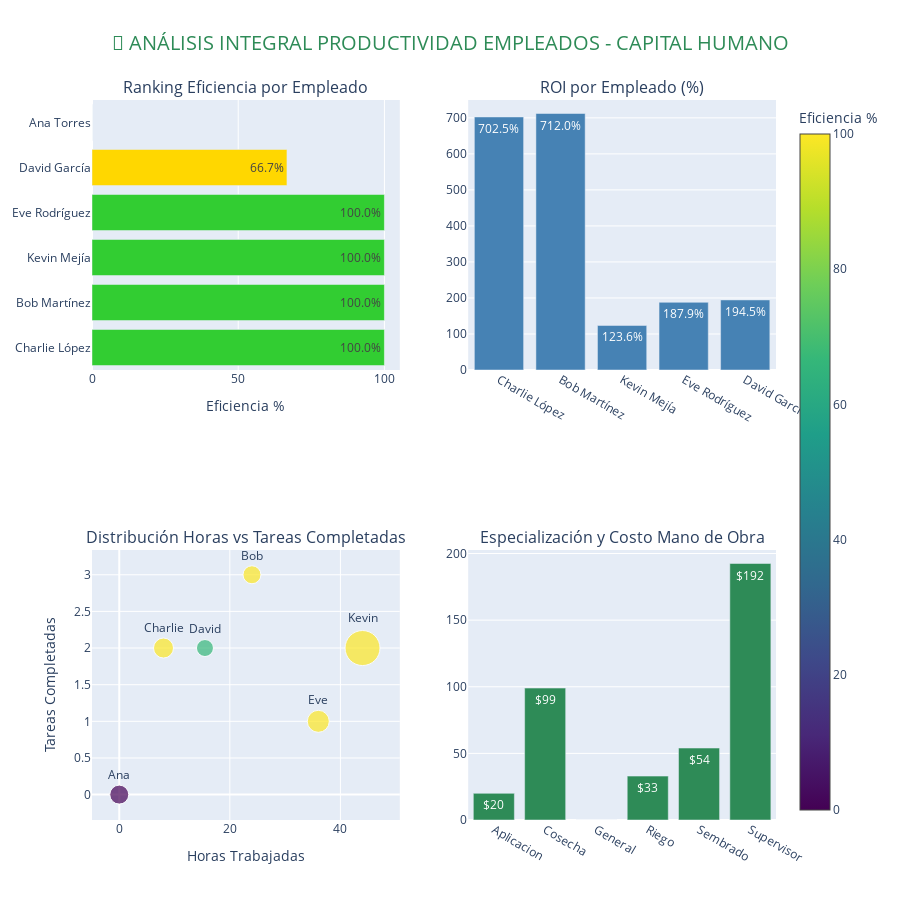

The code cell stored with this chart in its notebook:
### Markdown cell above
---

# 👥 3. PRODUCTIVIDAD POR EMPLEADOS <a id="productividad-empleados"></a>

## 🏆 **ANÁLISIS DE CAPITAL HUMANO Y PERFORMANCE**

### Ranking de eficiencia, especialización y retorno por empleado

### Code cell
# 👥 ANÁLISIS DETALLADO DE PRODUCTIVIDAD EMPLEADOS

import os
import pandas as pd
import numpy as np
import plotly.graph_objects as go
from plotly.subplots import make_subplots

# Paleta de colores
COLOR_PALETTE = {
    'primary': '#2E8B57',
    'secondary': '#CD853F',
    'accent': '#4682B4',
    'success': '#32CD32',
    'warning': '#FFD700',
    'danger': '#DC143C',
    'neutral': '#708090'
}

# CARGAR DATOS DE EMPLEADOS
csv_path = r"datos/productividad_empleados.csv"

if os.path.exists(csv_path):
    # Cargar CSV real
    df_empleados = pd.read_csv(csv_path)
    print(f"✅ Cargado {csv_path} ({len(df_empleados)} filas)")
    print(f"📋 Columnas disponibles: {list(df_empleados.columns)}")
else:
    # Crear datos sintéticos basados en tu CSV
    print("⚠️ Creando datos sintéticos...")
    df_empleados = pd.DataFrame({
        'cedula': ['0946195734', '0925738347', '0930492392', '0782415632', '0285038323', '0923456789'],
        'nombre': ['Charlie López', 'Bob Martínez', 'Kevin Mejía', 'Eve Rodríguez', 'David García', 'Ana Torres'],
        'especialidad': ['Aplicacion', 'Sembrado', 'Supervisor', 'Cosecha', 'Riego', 'General'],
        'salario_diario': [20.00, 18.00, 35.00, 22.00, 17.00, 19.00],
        'total_tareas_asignadas': [2, 3, 2, 1, 3, 1],
        'horas_totales_trabajadas': [8.00, 24.00, 44.00, 36.00, 15.50, 0.00],
        'promedio_horas_por_tarea': [4.00, 8.00, 22.00, 36.00, 5.17, 0.00],
        'tareas_completadas': [2, 3, 2, 1, 2, 0],
        'porcentaje_exito': [100.00, 100.00, 100.00, 100.00, 66.67, 0.00],
        'costo_total_generado': [160.50, 438.50, 430.50, 285.00, 97.00, 0.00],
        'costo_mano_obra': [20.00, 54.00, 192.50, 99.00, 32.94, 0.00],
        'roi_empleado_porcentaje': [702.50, 712.04, 123.64, 187.88, 194.50, np.nan],
        'ranking_eficiencia': [1, 2, 3, 4, 5, 6]
    })

# LIMPIAR Y PREPARAR DATOS
df_emp_clean = df_empleados.copy()

# Limpiar nombres de columnas y valores
df_emp_clean.columns = df_emp_clean.columns.str.strip()
if 'nombre' in df_emp_clean.columns:
    df_emp_clean['nombre'] = df_emp_clean['nombre'].astype(str).str.replace('"', '', regex=False)

# Verificar y asegurar columnas numéricas
required_cols = ['porcentaje_exito', 'costo_mano_obra', 'horas_totales_trabajadas', 
                'tareas_completadas', 'total_tareas_asignadas', 'salario_diario', 'ranking_eficiencia']

for col in required_cols:
    if col in df_emp_clean.columns:
        df_emp_clean[col] = pd.to_numeric(df_emp_clean[col], errors='coerce').fillna(0)
    else:
        print(f"⚠️ Columna {col} no encontrada, creando con valores por defecto")
        df_emp_clean[col] = 0

# Ordenar por ranking
df_emp_clean = df_emp_clean.sort_values('ranking_eficiencia', na_position='last')

print("✅ Datos preparados correctamente")
print(f"📊 Empleados procesados: {len(df_emp_clean)}")

# CREAR GRÁFICOS
fig = make_subplots(
    rows=2, cols=2,
    subplot_titles=(
        'Ranking Eficiencia por Empleado',
        'ROI por Empleado (%)',
        'Distribución Horas vs Tareas Completadas', 
        'Especialización y Costo Mano de Obra'
    ),
    specs=[[{"type": "bar"}, {"type": "bar"}],
           [{"type": "scatter"}, {"type": "bar"}]]
)

# Gráfico 1: Ranking eficiencia
colors_eficiencia = [COLOR_PALETTE['success'] if eff >= 90 else 
                    COLOR_PALETTE['warning'] if eff > 50 else COLOR_PALETTE['danger'] 
                    for eff in df_emp_clean['porcentaje_exito']]

fig.add_trace(
    go.Bar(
        y=df_emp_clean['nombre'],
        x=df_emp_clean['porcentaje_exito'],
        orientation='h',
        name='Eficiencia %',
        marker_color=colors_eficiencia,
        text=df_emp_clean['porcentaje_exito'].apply(lambda x: f'{x:.1f}%'),
        textposition='auto'
    ), row=1, col=1
)

# Gráfico 2: ROI por empleado
df_roi_valid = df_emp_clean.dropna(subset=['roi_empleado_porcentaje'])
if not df_roi_valid.empty:
    fig.add_trace(
        go.Bar(
            x=df_roi_valid['nombre'],
            y=df_roi_valid['roi_empleado_porcentaje'],
            name='ROI Empleado %',
            marker_color=COLOR_PALETTE['accent'],
            text=df_roi_valid['roi_empleado_porcentaje'].apply(lambda x: f'{x:.1f}%'),
            textposition='auto'
        ), row=1, col=2
    )
else:
    fig.add_trace(
        go.Scatter(
            x=['Sin datos'], y=[0],
            mode='text',
            text=['ROI no disponible'],
            textfont=dict(size=16),
            showlegend=False
        ), row=1, col=2
    )

# Gráfico 3: Scatter Horas vs Tareas
fig.add_trace(
    go.Scatter(
        x=df_emp_clean['horas_totales_trabajadas'],
        y=df_emp_clean['tareas_completadas'],
        mode='markers+text',
        name='Productividad',
        marker=dict(
            size=df_emp_clean['salario_diario'],
            color=df_emp_clean['porcentaje_exito'],
            colorscale='Viridis',
            showscale=True,
            colorbar=dict(title="Eficiencia %")
        ),
        text=df_emp_clean['nombre'].apply(lambda x: x.split()[0] if pd.notna(x) else 'N/A'),
        textposition='top center'
    ), row=2, col=1
)

# Gráfico 4: Especialización y costo
if 'especialidad' in df_emp_clean.columns:
    especialidades = df_emp_clean.groupby('especialidad').agg({
        'costo_mano_obra': 'sum',
        'nombre': 'count'
    }).rename(columns={'nombre': 'cantidad'})
    
    fig.add_trace(
        go.Bar(
            x=especialidades.index,
            y=especialidades['costo_mano_obra'],
            name='Costo por Especialidad',
            marker_color=COLOR_PALETTE['primary'],
            text=especialidades['costo_mano_obra'].apply(lambda x: f'${x:.0f}'),
            textposition='auto'
        ), row=2, col=2
    )

# Actualizar layout
fig.update_layout(
    title={
        'text': '👥 ANÁLISIS INTEGRAL PRODUCTIVIDAD EMPLEADOS - CAPITAL HUMANO',
        'x': 0.5,
        'font': {'size': 20, 'color': COLOR_PALETTE['primary']}
    },
    height=900,
    showlegend=False
)

fig.update_xaxes(title_text="Eficiencia %", row=1, col=1)
fig.update_xaxes(title_text="Horas Trabajadas", row=2, col=1)
fig.update_yaxes(title_text="Tareas Completadas", row=2, col=1)

fig.show()

# ANÁLISIS RESUMEN
if len(df_emp_clean) > 0:
    top_empleado = df_emp_clean.iloc[0]
    bottom_empleado = df_emp_clean.iloc[-1]
    
    print("\n🏆 ANÁLISIS CAPITAL HUMANO:")
    print(f"🥇 TOP PERFORMER: {top_empleado['nombre']} ({top_empleado.get('especialidad', 'N/A')})")
    print(f"   - Eficiencia: {top_empleado['porcentaje_exito']:.1f}%")
    print(f"   - Tareas completadas: {top_empleado['tareas_completadas']}/{top_empleado['total_tareas_asignadas']}")
    print(f"📉 OPORTUNIDAD MEJORA: {bottom_empleado['nombre']} ({bottom_empleado.get('especialidad', 'N/A')})")
    print(f"   - Eficiencia: {bottom_empleado['porcentaje_exito']:.1f}%")
    print(f"   - Horas trabajadas: {bottom_empleado['horas_totales_trabajadas']}")
    print(f"💰 COSTO TOTAL MANO DE OBRA: ${df_emp_clean['costo_mano_obra'].sum():.2f}")
else:
    print("⚠️ No hay datos de empleados para analizar")

### Figure 1 — Plotly figure (JSON) as saved in the notebook; plotly's stock layout.template omitted (floating-point values rounded to 4 significant figures)
{"data": [{"marker": {"color": ["#32CD32", "#32CD32", "#32CD32", "#32CD32", "#FFD700", "#DC143C"]}, "name": "Eficiencia %", "orientation": "h", "text": ["100.0%", "100.0%", "100.0%", "100.0%", "66.7%", "0.0%"], "textposition": "auto", "type": "bar", "x": [100.0, 100.0, 100.0, 100.0, 66.67, 0.0], "xaxis": "x", "y": ["Charlie López", "Bob Martínez", "Kevin Mejía", "Eve Rodríguez", "David García", "Ana Torres"], "yaxis": "y"}, {"marker": {"color": "#4682B4"}, "name": "ROI Empleado %", "text": ["702.5%", "712.0%", "123.6%", "187.9%", "194.5%"], "textposition": "auto", "type": "bar", "x": ["Charlie López", "Bob Martínez", "Kevin Mejía", "Eve Rodríguez", "David García"], "xaxis": "x2", "y": [702.5, 712.0, 123.6, 187.9, 194.5], "yaxis": "y2"}, {"marker": {"color": [100.0, 100.0, 100.0, 100.0, 66.67, 0.0], "colorbar": {"title": {"text": "Eficiencia %"}}, "colorscale": [[0, "#440154"], [0.1111, "#482878"], [0.2222, "#3e4989"], [0.3333, "#31688e"], [0.4444, "#26828e"], [0.5556, "#1f9e89"], [0.6667, "#35b779"], [0.7778, "#6ece58"], [0.8889, "#b5de2b"], [1, "#fde725"]], "showscale": true, "size": [20.0, 18.0, 35.0, 22.0, 17.0, 19.0]}, "mode": "markers+text", "name": "Productividad", "text": ["Charlie", "Bob", "Kevin", "Eve", "David", "Ana"], "textposition": "top center", "type": "scatter", "x": [8.0, 24.0, 44.0, 36.0, 15.5, 0.0], "xaxis": "x3", "y": [2, 3, 2, 1, 2, 0], "yaxis": "y3"}, {"marker": {"color": "#2E8B57"}, "name": "Costo por Especialidad", "text": ["$20", "$99", "$0", "$33", "$54", "$192"], "textposition": "auto", "type": "bar", "x": ["Aplicacion", "Cosecha", "General", "Riego", "Sembrado", "Supervisor"], "xaxis": "x4", "y": [20.0, 99.0, 0.0, 32.94, 54.0, 192.5], "yaxis": "y4"}], "layout": {"annotations": [{"font": {"size": 16}, "showarrow": false, "text": "Ranking Eficiencia por Empleado", "x": 0.225, "xanchor": "center", "xref": "paper", "y": 1, "yanchor": "bottom", "yref": "paper"}, {"font": {"size": 16}, "showarrow": false, "text": "ROI por Empleado (%)", "x": 0.775, "xanchor": "center", "xref": "paper", "y": 1, "yanchor": "bottom", "yref": "paper"}, {"font": {"size": 16}, "showarrow": false, "text": "Distribución Horas vs Tareas Completadas", "x": 0.225, "xanchor": "center", "xref": "paper", "y": 0.375, "yanchor": "bottom", "yref": "paper"}, {"font": {"size": 16}, "showarrow": false, "text": "Especialización y Costo Mano de Obra", "x": 0.775, "xanchor": "center", "xref": "paper", "y": 0.375, "yanchor": "bottom", "yref": "paper"}], "height": 900, "showlegend": false, "title": {"font": {"color": "#2E8B57", "size": 20}, "text": "👥 ANÁLISIS INTEGRAL PRODUCTIVIDAD EMPLEADOS - CAPITAL HUMANO", "x": 0.5}, "xaxis": {"anchor": "y", "domain": [0, 0.45], "title": {"text": "Eficiencia %"}}, "xaxis2": {"anchor": "y2", "domain": [0.55, 1]}, "xaxis3": {"anchor": "y3", "domain": [0, 0.45], "title": {"text": "Horas Trabajadas"}}, "xaxis4": {"anchor": "y4", "domain": [0.55, 1]}, "yaxis": {"anchor": "x", "domain": [0.625, 1]}, "yaxis2": {"anchor": "x2", "domain": [0.625, 1]}, "yaxis3": {"anchor": "x3", "domain": [0, 0.375], "title": {"text": "Tareas Completadas"}}, "yaxis4": {"anchor": "x4", "domain": [0, 0.375]}}}
